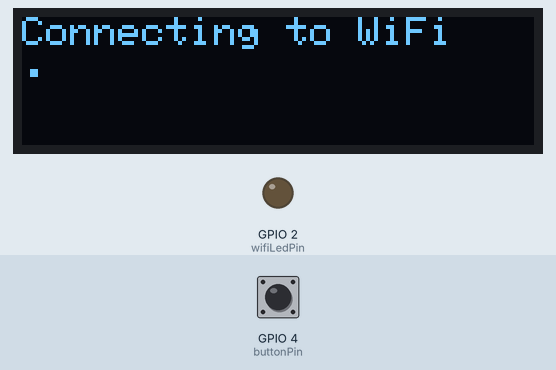
A sketch run on a simulated ESP32. Parts: 128×32 one-colour display, output pins drawn as LEDs (lit = HIGH). The test bench sets the inputs (shaded band); at power-on: GPIO 4 (buttonPin) HIGH. WiFi joins after 1.5 s; servers stay silent unless stated; what the sketch prints to the serial monitor is not drawn.

Above: at 0.6 s.
At 2.8 s:
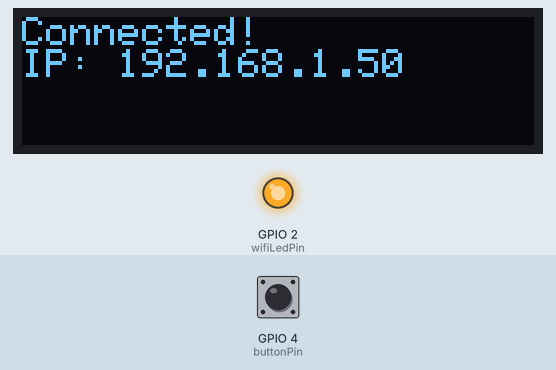
2.9 s: GPIO 4 (buttonPin) pulled LOW for 0.15 s
At 4.2 s:
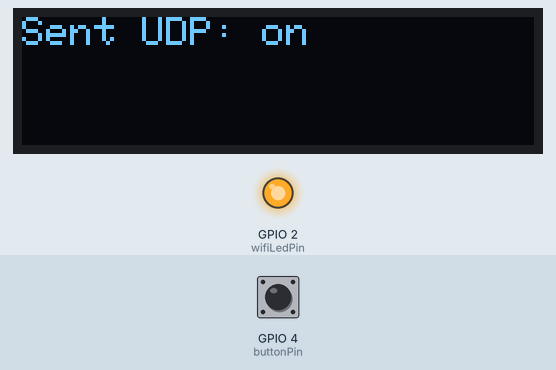
Timing chart, 0 to 5.9 s (numbered marks = the images above; inputs shaded):
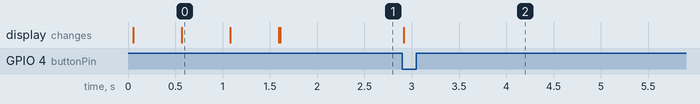

Measured:
- after the input at 2.9 s, the display: changes at once (image 2)

The sketch:

OutsideUnit.ino
```cpp
#include <WiFi.h>
#include <WiFiUdp.h>
#include <Wire.h>
#include <Adafruit_GFX.h>
#include <Adafruit_SSD1306.h>

// Display setup
#define SCREEN_WIDTH 128
#define SCREEN_HEIGHT 32
#define OLED_RESET -1
Adafruit_SSD1306 display(SCREEN_WIDTH, SCREEN_HEIGHT, &Wire, OLED_RESET);

// Wi-Fi credentials
const char* ssid = " "; // WiFi Name
const char* password = " "; // WiFi Password
const char* receiverIP = " ";  // e.g., "192.168.4.3" if using static IP setup

// UDP setup
WiFiUDP udp;
const int udpPort = 4210;

// Pins
const int buttonPin = 4; // You can change this to your desired GPIO Pin
const int wifiLedPin = 2; // Can use the Built-in LED or change to a different GPIO Pin

// Timing
unsigned long lastWifiCheck = 0;
const unsigned long wifiCheckInterval = 30000;

// Logging helper function (Serial + OLED)
void logMessage(String msg) {
  Serial.println(msg);
  display.clearDisplay();
  display.setCursor(0, 0);
  display.setTextSize(1);
  display.setTextColor(SSD1306_WHITE);
  display.println(msg);
  display.display();
}

void setup() {
  pinMode(buttonPin, INPUT_PULLUP);
  pinMode(wifiLedPin, OUTPUT);
  digitalWrite(wifiLedPin, LOW);

  Serial.begin(115200);

  // OLED Init
  if (!display.begin(SSD1306_SWITCHCAPVCC, 0x3C)) {
    Serial.println(F("SSD1306 allocation failed"));
    while (true);
  }
  display.clearDisplay();
  display.setTextColor(SSD1306_WHITE);
  display.setTextSize(1);
  display.setCursor(0, 0);
  display.println("Initializing...");
  display.display();

  // Wi-Fi Init
  WiFi.begin(ssid, password);
  logMessage("Connecting to WiFi");
  while (WiFi.status() != WL_CONNECTED) {
    delay(500);
    display.print(".");
    display.display();
    Serial.print(".");
  }

  logMessage("Connected!\nIP: " + WiFi.localIP().toString());
  digitalWrite(wifiLedPin, HIGH);

  // Start UDP
  udp.begin(udpPort);  // Optional for sender but can help for receiving replies
}

void loop() {
  if (digitalRead(buttonPin) == LOW) {
    sendSignal();
    delay(500);  // Debounce delay
  }

  if (millis() - lastWifiCheck >= wifiCheckInterval) {
    lastWifiCheck = millis();
    if (WiFi.status() != WL_CONNECTED) {
      logMessage("WiFi lost, reconnecting...");
      WiFi.disconnect();
      WiFi.begin(ssid, password);
      digitalWrite(wifiLedPin, LOW);
    } else {
      digitalWrite(wifiLedPin, HIGH);
    }
  }
}

void sendSignal() {
  if (WiFi.status() == WL_CONNECTED) {
    const char* message = "on";
    udp.beginPacket(receiverIP, udpPort);
    udp.write((const uint8_t*)message, strlen(message));  // Fixed line
    udp.endPacket();
    logMessage("Sent UDP: on");
  } else {
    logMessage("WiFi not connected. Skipping UDP.");
  }
}
```
